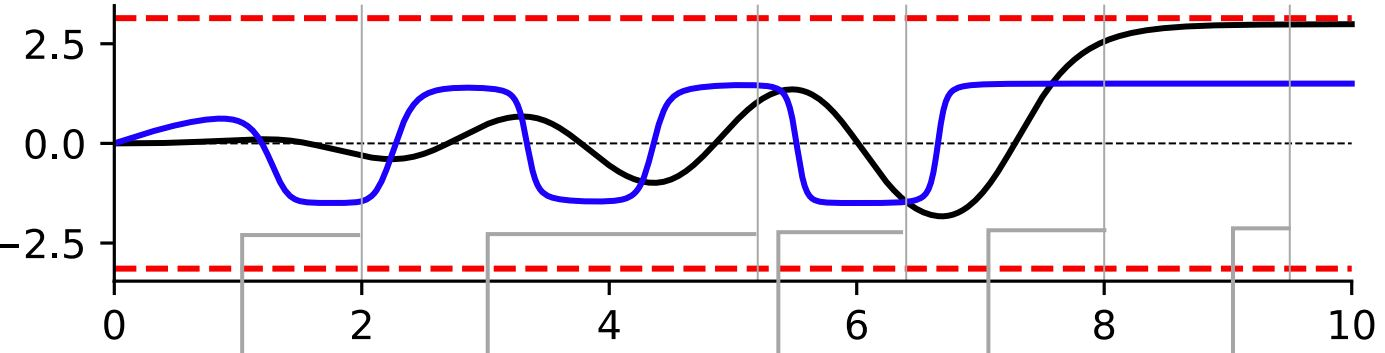
#> input picture curves.jpg, 1385 x 353 px
$ python readimage_getxy.py
#> lines starting #> are read from the running program, lines starting #| are printed output that depends on the picture; after the words box and inside, x2 and y2 are one past the last pixel; in counts of white or black regions, pixels touching at a corner belong together
import cv2
import numpy as np
import matplotlib.pyplot as plt

# Load the image
image = cv2.imread('curves.jpg')  # Replace with the path to your image file
#> image is the input picture: shape (353, 1385, 3); mean B, G, R 238, 233.5, 238.6

# Convert BGR to HSV
hsv = cv2.cvtColor(image, cv2.COLOR_BGR2HSV)
#> hsv: shape (353, 1385, 3); mean H, S, V 17.7, 12.2, 243

# Define the range of blue color in HSV
lower_blue = np.array([100, 50, 50])
upper_blue = np.array([140, 255, 255])

# Threshold the HSV image to get only blue colors
mask = cv2.inRange(hsv, lower_blue, upper_blue)
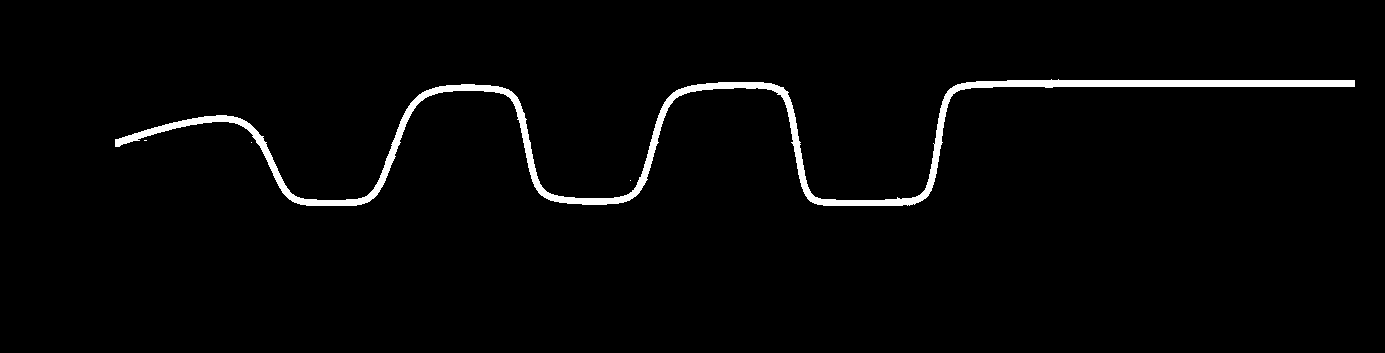
#> mask: shape (353, 1385); 2.3% white; 4 white regions (3 under 20 px)

# Bitwise-AND mask and original image
blue_curve = cv2.bitwise_and(image, image, mask=mask)
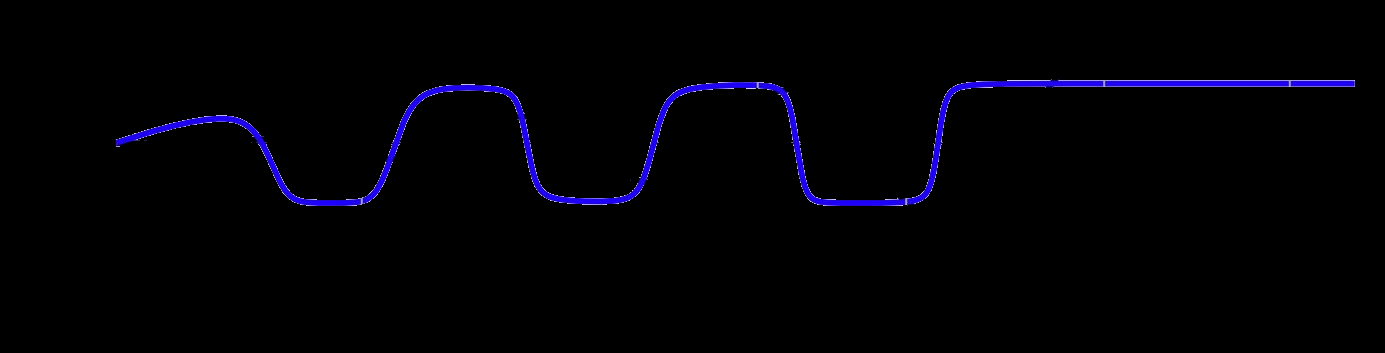
#> blue_curve: shape (353, 1385, 3); mean B, G, R 5.3, 0.7, 1.3

# Convert the blue curve image to grayscale
gray_curve = cv2.cvtColor(blue_curve, cv2.COLOR_BGR2GRAY)
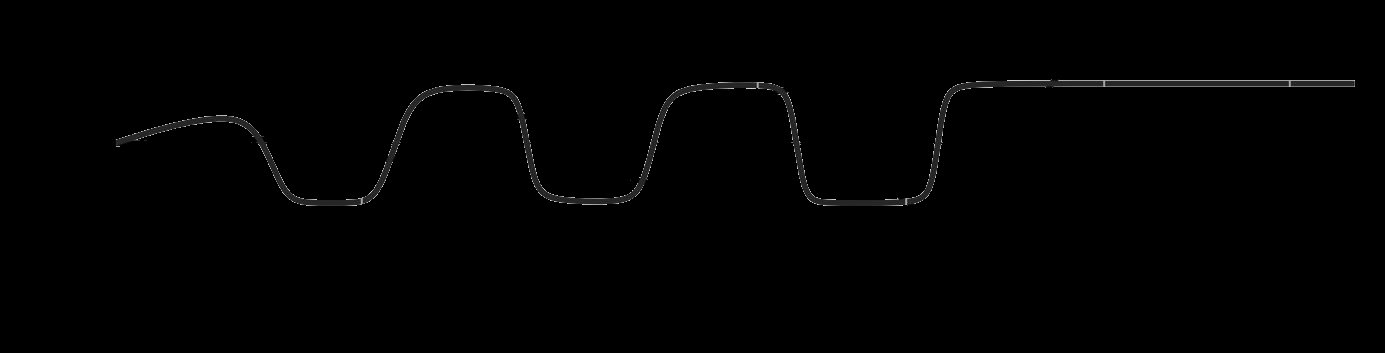
#> gray_curve: shape (353, 1385); min 0, max 215, mean 1.4

# Find contours in the grayscale image
contours, _ = cv2.findContours(gray_curve, cv2.RETR_EXTERNAL, cv2.CHAIN_APPROX_SIMPLE)
#> contours = 4 contours, 3 with area under 20; largest, box (x1, y1, x2, y2) and area: (115, 79, 1355, 206) 9671
print (len(contours))
#| 4
# Select specific contours to combine (e.g., second and fourth contours)
selected_contours = [contours[3]]
#> selected_contours = 1 contour; box (x1, y1, x2, y2) and area: (115, 79, 1355, 206) 9671
# Combine selected contours into a single contour
combined_contour = np.concatenate(selected_contours)
#> combined_contour = contour of 1111 points, box (x1, y1, x2, y2) (115, 79, 1355, 206), area 9671
# Find the contour with the maximum area (assuming it's the curve)
#max_contour = max(contours, key=cv2.contourArea)

# Extract x and y values from the contour
curve_coordinates = combined_contour[:, 0, :]
#> curve_coordinates = 1111 pairs, first value 115 to 1354, second value 79 to 205

# Get 100 equidistant points on the curve
#num_points = min(100, len(combined_contour))  # Ensure not to exceed the number of points in the contour
#indices = np.linspace(0, len(combined_contour) - 1, num_points, dtype=int)
#curve_coordinates = combined_contour[indices,0,:]

# Sort by x values
sorted_coordinates = sorted(curve_coordinates, key=lambda point: point[0])
#> sorted_coordinates has the same summary as curve_coordinates

# Calculate mean y values for the same x
result_coordinates = []
current_x = sorted_coordinates[0][0]
#> current_x = 115
sum_y = 0
count_y = 0

for x, y in sorted_coordinates:
    if x == current_x:
        sum_y += y
        count_y += 1
    else:
        result_coordinates.append((current_x, sum_y / count_y))
        current_x = x
        sum_y = y
        count_y = 1
#> this loop made 1111 passes
#> (x, y, current_x, sum_y, count_y) on passes 3, 4, 6, 8, 10, 11, 12, 13, 14, 16, 17, 18: (118, 139, 118, 139, 1), (119, 138, 119, 138, 1), (121, 138, 121, 138, 1), (122, 137, 122, 137, 1), (123, 143, 123, 143, 1), (124, 137, 124, 137, 1), (125, 136, 125, 136, 1), (126, 143, 126, 143, 1), (127, 136, 127, 136, 1), (128, 135, 128, 135, 1), (129, 142, 129, 142, 1), (130, 141, 130, 141, 1)
#> (x, y, sum_y, count_y) on passes 1, 2, 5, 7, 9, 15: (115, 139, 139, 1), (115, 146, 285, 2), (119, 146, 284, 2), (121, 144, 282, 2), (122, 144, 281, 2), (127, 142, 278, 2)
#> after the loop, result_coordinates = 512 pairs, first value 115 to 1059, second value 79 to 205

# Add the last set of coordinates
result_coordinates.append((current_x, sum_y / count_y))

# Print sorted and averaged coordinates
x_list=[]
y_list=[]
for x, y in result_coordinates:
    print(f"X: {x}, Y: {y}")
    x_list.append(x)
    y_list.append(y)
#> this loop made 513 passes
#> (x, y) on passes 1 to 3: (115, 142.5), (118, 139), (119, 142)
#| X: 115, Y: 142.5
#| X: 118, Y: 139.0
#| X: 119, Y: 142.0
#| X: 121, Y: 141.0
#| X: 122, Y: 140.5
#| X: 123, Y: 143.0
#| X: 124, Y: 137.0
#| X: 125, Y: 136.0
#> (further printed lines are left out)
#> after the loop, x_list = 513 values from 115 to 1354; y_list = 513 values, max 205 at index 129, min 79 at index 506, mean 141


# Optionally, you can visualize the blue curve
cv2.drawContours(image, [combined_contour], -1, (0, 255, 0), 2)
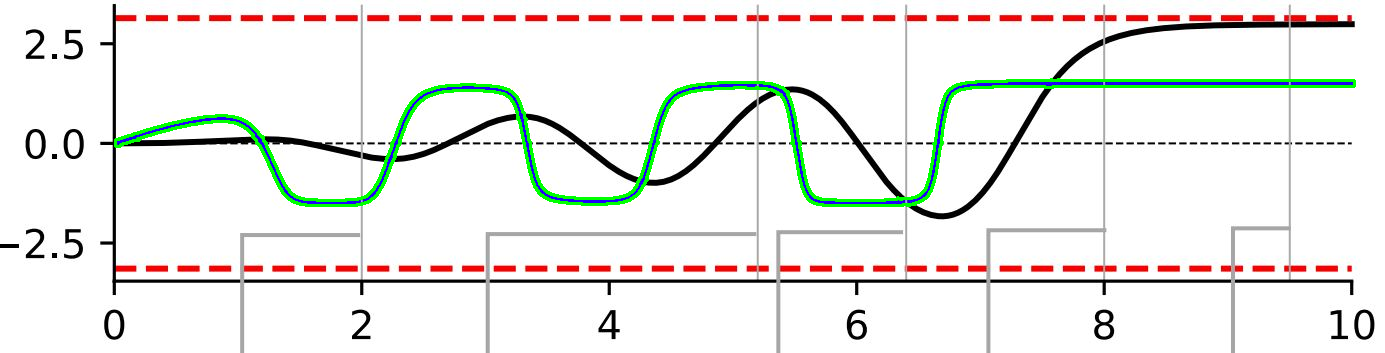
#> image: shape (353, 1385, 3); 2.26% of pixels changed, all inside (x1, y1, x2, y2) = (114, 78, 1356, 207)
cv2.imshow('Blue Curve', image)
cv2.waitKey(0)
cv2.destroyAllWindows()

# Provided mappings
x_min, x_max = 114, 1351
X_min, X_max = 0, 10

y_min, y_max = 242, 43
Y_min, Y_max = -2.5, 2.5


# Perform the conversion
X = ((np.array(x_list) - x_min) / (x_max - x_min)) * (X_max - X_min) + X_min
#> X = 513 values from 0.00808 to 10.02
Y = ((np.array(y_list) - y_min) / (y_max - y_min)) * (Y_max - Y_min) + Y_min
#> Y = 513 values, max 1.6 at index 506, min -1.57 at index 129, mean 0.0374

# Print the converted values
X = np.insert(X, 0, 0)
#> X = 514 values from 0 to 10.02
Y = np.insert(Y, 0, 0)
#> Y = 514 values, max 1.6 at index 507, min -1.57 at index 130, mean 0.0373
print(f"x: {x_list}")
print(f"y: {y_list}")
print(f"X: {X.tolist()}")
print(f"Y: {Y.tolist()}")
np.save('data.npy', {'X': X, 'Y': Y})
plt.plot(X,Y)
plt.show()
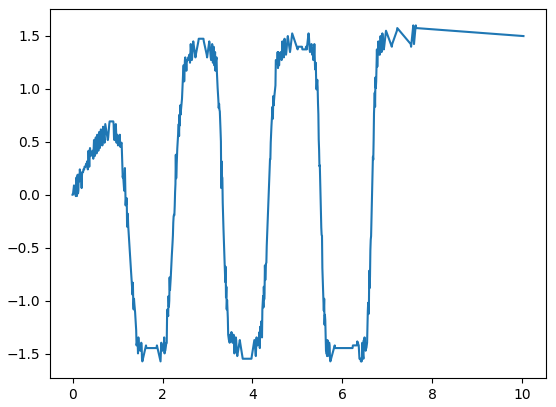
#> figure drawn by matplotlib, 1 panel; curve peaks at x = 7.57, y = 1.6
